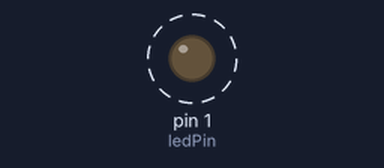
A sketch run on a simulated Arduino Uno, built with avr-gcc and run on an emulated ATmega328P. Shown: output pins drawn as LEDs (lit = HIGH). Dashed ring = blinking.

Above: at 0.5 s.
Timing chart, 0 to 4.6 s (numbered marks = the images above):
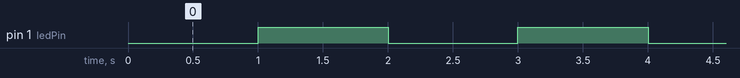

Measured:
- by itself, pin 1 (ledPin): alternates HIGH for 1.0 s and LOW for 1.0 s

The sketch:

Esp01_teste3.ino
```cpp
const int ledPin =  1;  // The blue LED on the ESP-01 module is connected to GPIO1
                        // (which is also the TXD pin; so we cannot user Serial at the same time

int ledState = LOW;

unsigned long previousMillis = 0;
const long interval = 1000;

void setup() {
  pinMode(ledPin, OUTPUT);
}

void loop() {
  unsigned long currentMillis = millis();
  if(currentMillis - previousMillis >= interval) {
    previousMillis = currentMillis;
    if (ledState == LOW)
      ledState = HIGH;
    else
      ledState = LOW;
    digitalWrite(ledPin, ledState);
  }
}
```
